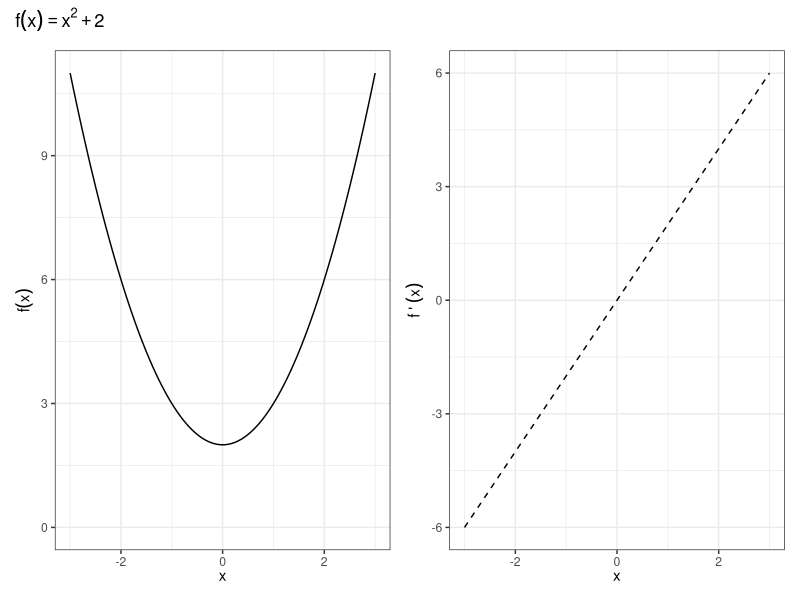

The R source for this figure:
## ---- chunk 1
library(ggplot2)
library(patchwork)
## ---- chunk 2
range <- tibble::tibble(x = c(-3, 3))
fx0 <- ggplot(range, aes(x = x)) +
  labs(x = expression(x), y = expression(f(x))) +
  theme_bw()

fx <- fx0 +  
  stat_function(fun = function(x) x^2 + 2, size = 0.5) +
  expand_limits(y = 0)

fprimex <- fx0 + stat_function(fun = function(x) 2*x, size = 0.5, linetype = "dashed") +
  labs(x = expression(x), y = expression(f~plain("'")~(x)))

fx + fprimex + plot_annotation(expression(f(x)==x^2+2))
